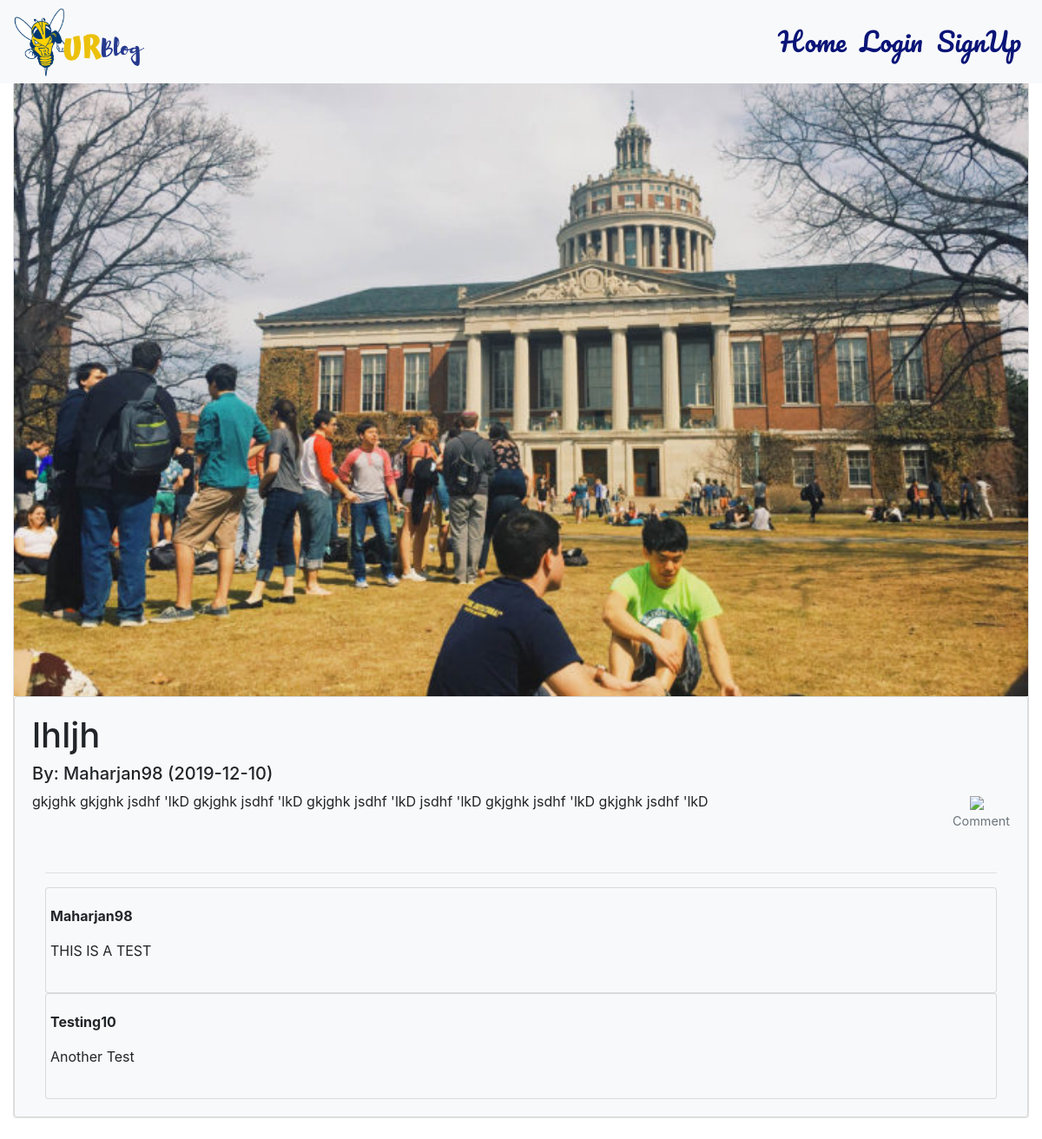
The app's page /posts/2, older data.
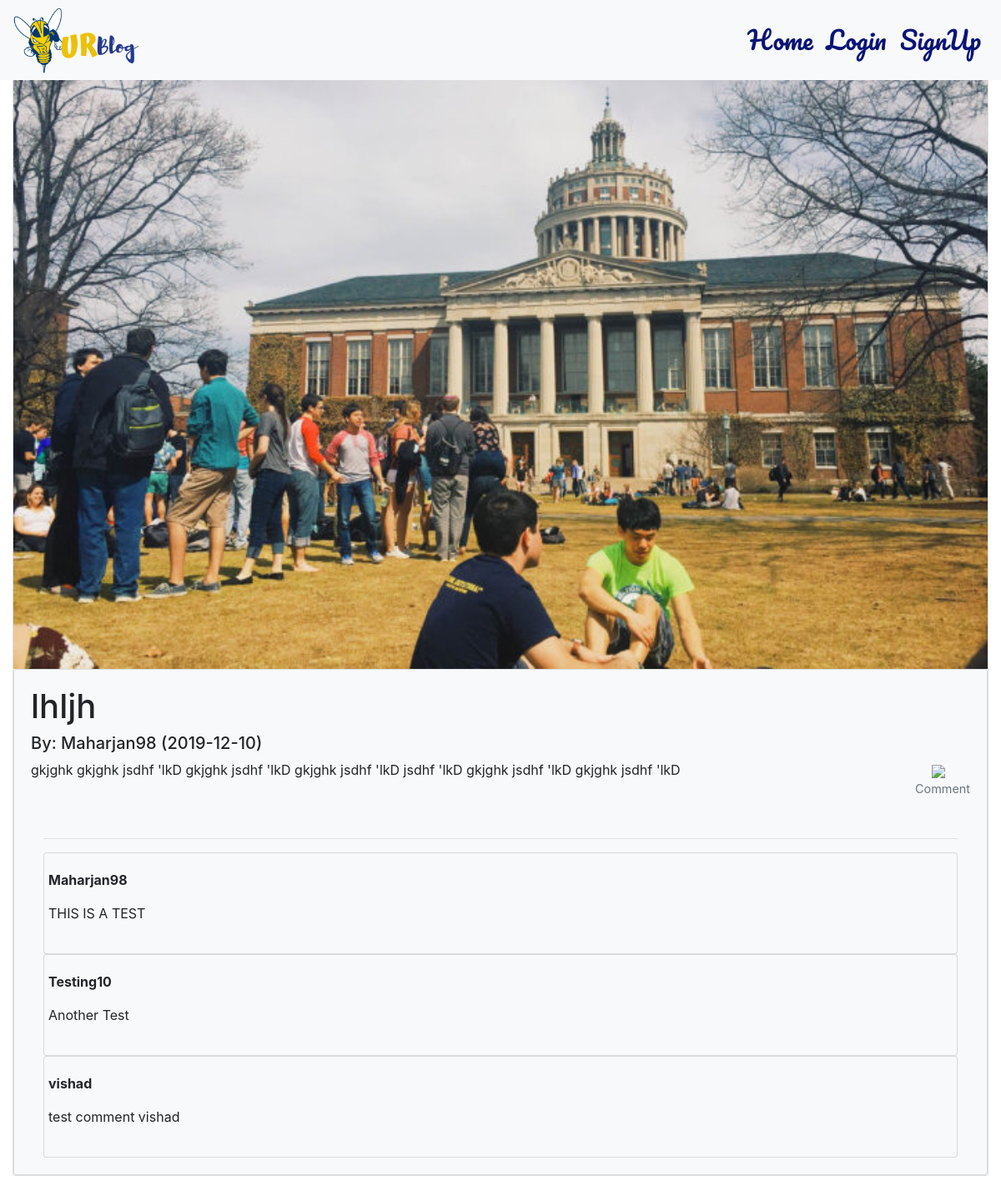
The same page, newer data.
### backend.py (models this page shows)
class Comment(db.Model):
    __tablename__ = "Comments"
    id = db.Column(db.Integer, primary_key=True)
    text = db.Column(db.String(400))
    user_id = db.Column(db.Integer, db.ForeignKey('Users.id'), nullable=False)
    post_id = db.Column(db.Integer, db.ForeignKey('Posts.id'), nullable=False)

class User(db.Model, UserMixin):
    __tablename__ = "Users"
    id = db.Column(db.Integer, primary_key=True, autoincrement=True)
    email = db.Column(db.String(120), unique=True, nullable=False)
    username = db.Column(db.String(15), unique=True, nullable = False)
    full_name = db.Column(db.String(128), nullable = False)
    bio = db.Column(db.String(1024))
    class_year = db.Column(db.String(10))
    password = db.Column(db.String(60), nullable=False)
    otp_secret = db.Column(db.Integer, nullable=True)
    picture = db.Column(db.String(20), nullable=False, default='default.jpg')
    posts = db.relationship('Post', backref='author_of_post', lazy=True)
    comments = db.relationship('Comment', backref='author_of_comment', lazy=True)

### backend.py (the view)
@app.route("/posts/<int:pid>", methods=["GET", "POST"])  # login required
def view_post(pid):
    post = Post.query.filter_by(id=pid).first()
    logged_in = checklogin()
    return render_template("Blog.html", post=post, logged_in=logged_in, pid=pid, current_user=current_user)

### backend.py (called while the page is built)
def checklogin():
    if current_user.is_authenticated:
        return True
    else:
        return False

### templates/Blog.html (shortened to what this page needs)
{%  extends "Header.html" %}
{% block content %}
<body>
	<div class="col-md-12">
		<div class="card">
			<img class ="card-img-top" src="/static/post_pictures/{{post.picture}}" >
			<div class="card card-body bg-light">
				<div class="container">
						<div class="row" >
						<h1>{{post.title}}</h1>
						</div>
						<div class = "row">
							<h5>By: {{ post.author_of_post.username }}   ({{ post.time.strftime('%Y-%m-%d') }}) </h5>
						</div>
						<div class = "row">
							<p>{{ post.description }}</p>
							<div class = "align-self-end ml-auto">
							<figure class="figure">
								  <figure class="figure">
									<a href="/comment/{{pid}}"><img src="https://img.icons8.com/material-rounded/30/000000/comments.png" hspace="20"> </a>
									<figcaption class="figure-caption text-center">Comment</figcaption>
								  </figure>
							</div>
						</div>
						<hr class="my-10">
						{% for comment in post.comments %}
						<div class = "card card-body bg-light">
							<div class = "row">
								<div class = "cold-md-9">
									<p style="text-align: left"><strong> {{comment.author_of_comment.username}}</strong></p>
       								 		<p>{{ comment.text }}</p>
									</div>
							</div>
						</div>
						{% endfor %}
					</div>
				</div>
			</div>
		</div>
</body>
{% endblock %}

Row changes from the older to the newer data that the page shows:
added Comment: author_of_comment.username "vishad", text "test comment vishad"
